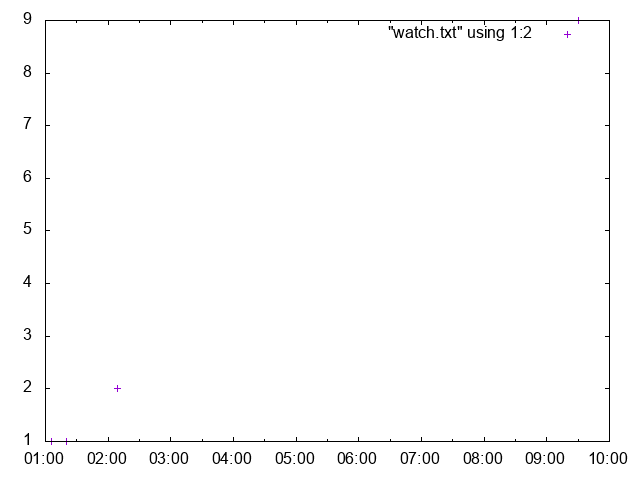

This chart was generated by the following gnuplot code:
set terminal png
set output "watch.png"
set xdata time
set timefmt "%Y-%m-%d %H:%M:%S"     # 入力先の形式
set format x "%H:%M"             # 出力先の形式
plot "watch.txt" using 1:2
